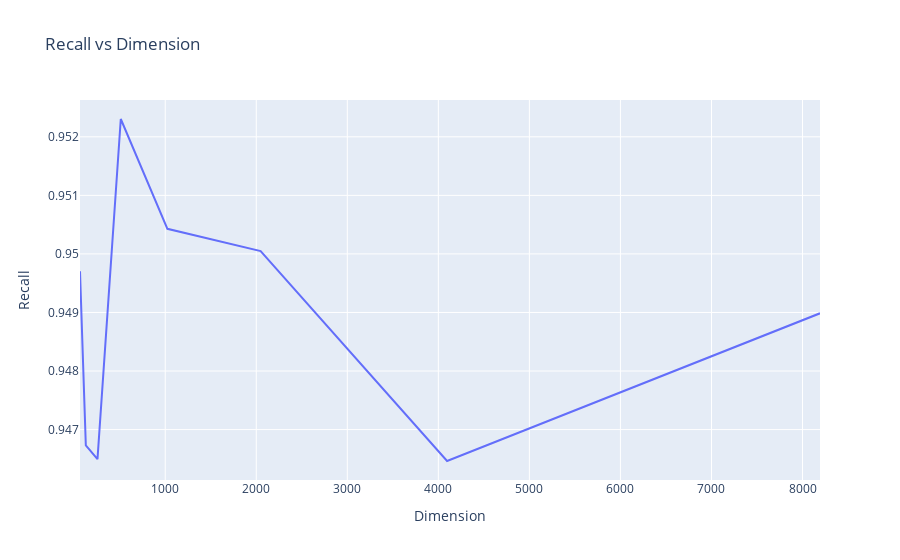

Here is the notebook cell this chart was saved with:
### Code cell
# recall vs dimension
df = pd.DataFrame({'Dimension': DIMENSIONS, 'Recall': metric_averages.mean(dim=0)[:, 0]})
fig = px.line(x='Dimension', y='Recall', data_frame=df, title='Recall vs Dimension')
fig.update_traces(textposition='top center')
fig.update_layout(title='Recall vs Dimension', xaxis_title='Dimension', yaxis_title='Recall')
# fig.update_xaxes(type='log')
fig.show()

### Figure 1 — Plotly figure (JSON) as saved in the notebook; plotly's stock layout.template omitted (floating-point values rounded to 4 significant figures)
{"data": [{"hovertemplate": "Dimension=%{x}<br>Recall=%{y}<extra></extra>", "legendgroup": "", "line": {"color": "#636efa", "dash": "solid"}, "marker": {"symbol": "circle"}, "mode": "lines", "name": "", "orientation": "v", "showlegend": false, "textposition": "top center", "type": "scatter", "x": [64, 128, 256, 512, 1024, 2048, 4096, 8192], "xaxis": "x", "y": [0.9497, 0.9467, 0.9465, 0.9523, 0.9504, 0.95, 0.9465, 0.949], "yaxis": "y"}], "layout": {"legend": {"tracegroupgap": 0}, "title": {"text": "Recall vs Dimension"}, "xaxis": {"anchor": "y", "domain": [0, 1], "title": {"text": "Dimension"}}, "yaxis": {"anchor": "x", "domain": [0, 1], "title": {"text": "Recall"}}}}
